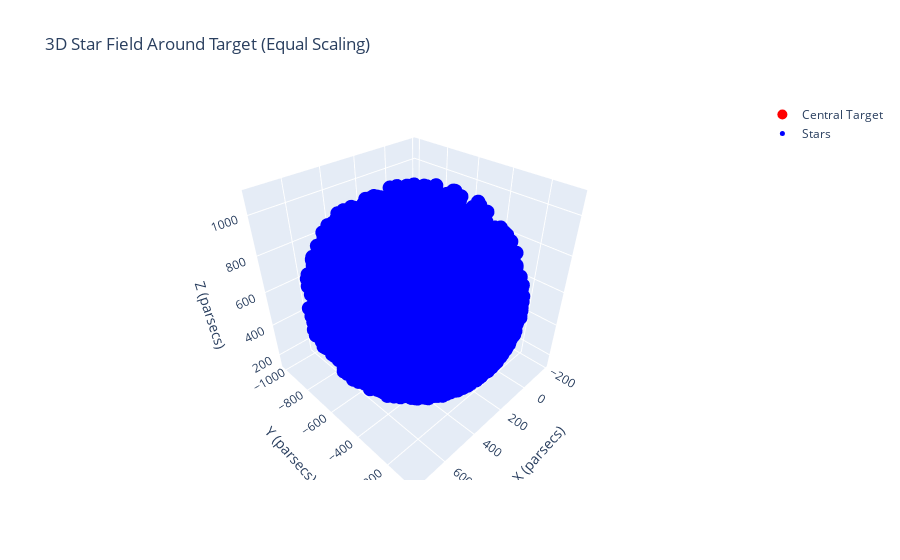

Source (notebook cell):
### Code cell
import plotly.graph_objs as go

max_range = max(
    np.max(star_x) - target_x, np.max(star_y) - target_y, np.max(star_z) - target_z,
    target_x - np.min(star_x), target_y - np.min(star_y), target_z - np.min(star_z)
)

# Set limits for each axis centered on the target
x_limits = [target_x - max_range, target_x + max_range]
y_limits = [target_y - max_range, target_y + max_range]
z_limits = [target_z - max_range, target_z + max_range]

# Create the central target trace
target_trace = go.Scatter3d(
    x=[target_x], y=[target_y], z=[target_z],
    mode='markers',
    marker=dict(size=10, color='red'),
    name='Central Target'
)

# Create the star cloud trace
star_trace = go.Scatter3d(
    x=star_x, y=star_y, z=star_z,
    mode='markers',
    marker=dict(size=5, color='blue'),
    name='Stars'
)

# Define layout with manually set axis limits for equal scaling
layout = go.Layout(
    title='3D Star Field Around Target (Equal Scaling)',
    scene=dict(
        xaxis=dict(title='X (parsecs)', range=x_limits),
        yaxis=dict(title='Y (parsecs)', range=y_limits),
        zaxis=dict(title='Z (parsecs)', range=z_limits),
        aspectmode='manual',
        aspectratio=dict(x=1, y=1, z=1)  # Enforces equal scaling on all axes
    ),
)

# Create the figure
fig = go.Figure(data=[target_trace, star_trace], layout=layout)

# Show the plot
fig.show()

### Figure 1 — Plotly figure (JSON) as saved in the notebook; plotly's stock layout.template omitted (floating-point values rounded to 4 significant figures; data arrays with more than 128 entries replaced by an {"elided": "..."} marker saying what was removed)
{"data": [{"marker": {"color": "red", "size": 10}, "mode": "markers", "name": "Central Target", "x": [284.9], "y": [-537.7], "z": [614.4], "type": "scatter3d"}, {"marker": {"color": "blue", "size": 5}, "mode": "markers", "name": "Stars", "x": {"elided": "26357 float values"}, "y": {"elided": "26357 float values"}, "z": {"elided": "26357 float values"}, "type": "scatter3d"}], "layout": {"scene": {"aspectmode": "manual", "aspectratio": {"x": 1, "y": 1, "z": 1}, "xaxis": {"range": [-214.0, 783.9], "title": {"text": "X (parsecs)"}}, "yaxis": {"range": [-1037.0, -38.72], "title": {"text": "Y (parsecs)"}}, "zaxis": {"range": [115.4, 1113.0], "title": {"text": "Z (parsecs)"}}}, "title": {"text": "3D Star Field Around Target (Equal Scaling)"}}}
